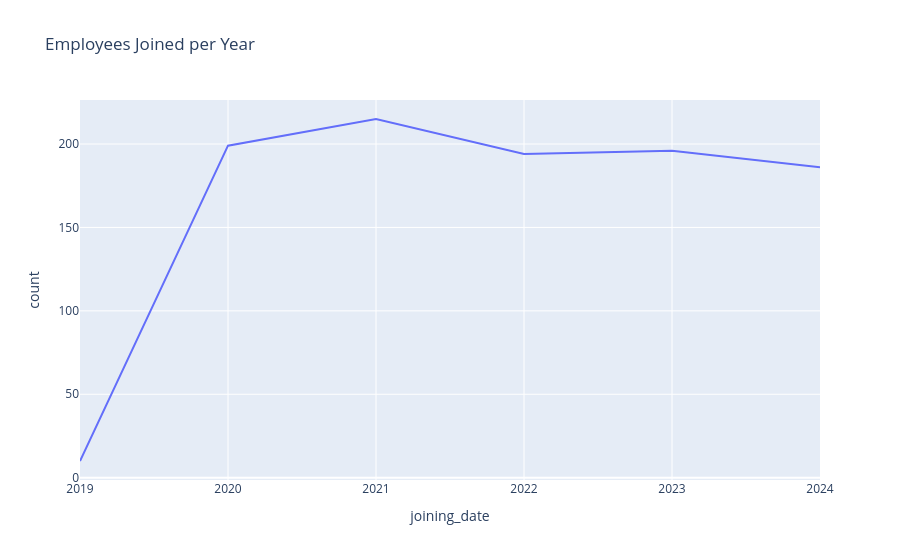

Source (notebook cell):
### Code cell
root["joining_date"] = pd.to_datetime(root["joining_date"], dayfirst=True)
px.line(root.groupby(root["joining_date"].dt.year).size().reset_index(name="count"),
        x="joining_date", y="count", title="Employees Joined per Year")

### Figure 1 — Plotly figure (JSON) as saved in the notebook; plotly's stock layout.template omitted (floating-point values rounded to 4 significant figures)
{"data": [{"hovertemplate": "joining_date=%{x}<br>count=%{y}<extra></extra>", "legendgroup": "", "line": {"color": "#636efa", "dash": "solid"}, "marker": {"symbol": "circle"}, "mode": "lines", "name": "", "orientation": "v", "showlegend": false, "type": "scatter", "x": [2019, 2020, 2021, 2022, 2023, 2024], "xaxis": "x", "y": [10, 199, 215, 194, 196, 186], "yaxis": "y"}], "layout": {"legend": {"tracegroupgap": 0}, "title": {"text": "Employees Joined per Year"}, "xaxis": {"anchor": "y", "domain": [0, 1], "title": {"text": "joining_date"}}, "yaxis": {"anchor": "x", "domain": [0, 1], "title": {"text": "count"}}}}
